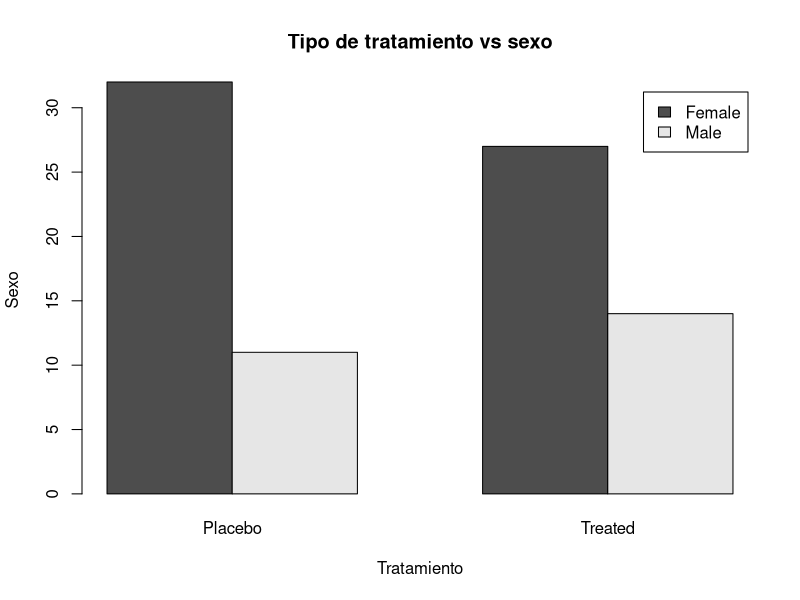
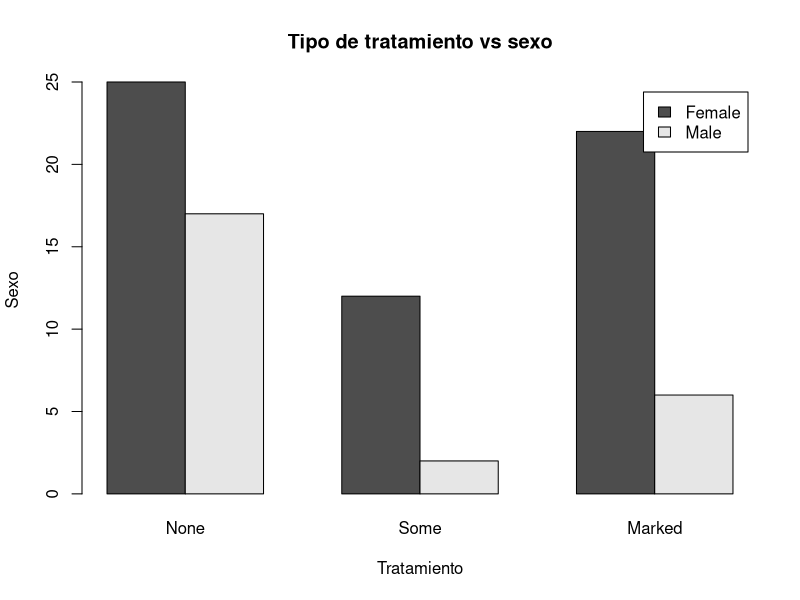
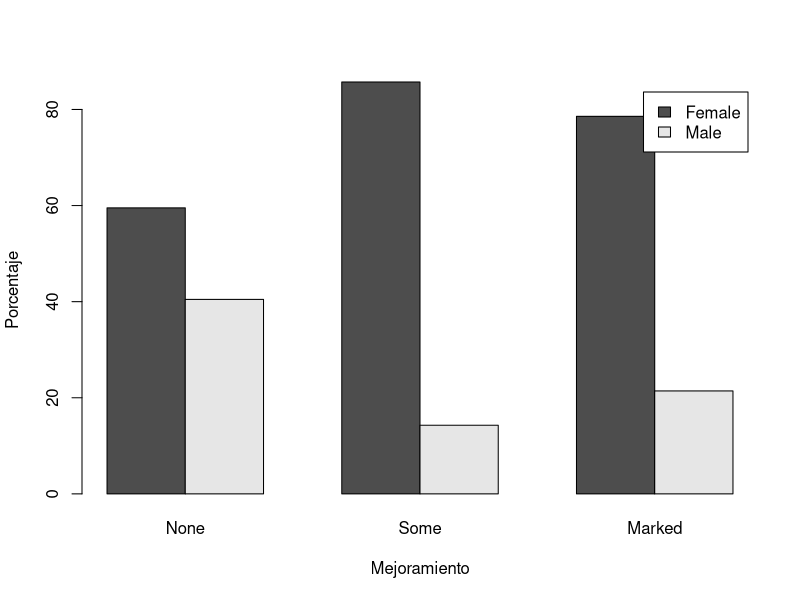
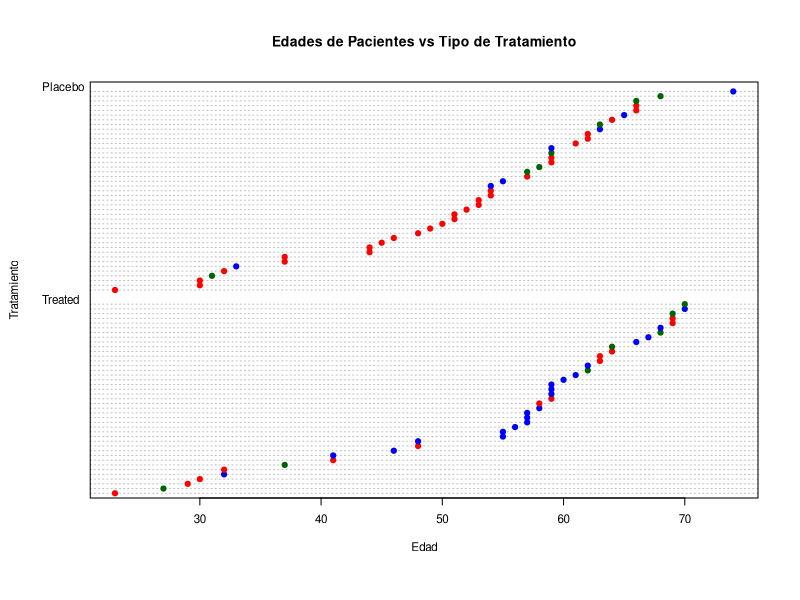

These figures' R source, in order:
library(vcd)
head(Arthritis)
options(digits=2)
#par(mfrow=c(2,2))

# VAMOS A CREAR DIAGRAMAS DE BARRAS

# Utilizando el paquete Arthritis realizar un analisis que permita:
# Comparar Sexo vs Tipo de tratamiento (variables categoricas)
# 
mytable <- xtabs(~ Sex+Treatment, data=Arthritis)
mytable
barplot(mytable, beside = T, main = "Tipo de tratamiento vs sexo",
        legend = T, xlab = "Tratamiento", ylab = "Sexo")

# Comparar el Mejoramiento (Improved) que hay entre hombres y mujeres
tabla.sex.improved <- xtabs(~ Sex+Improved, data=Arthritis)
tabla.sex.improved
barplot(tabla.sex.improved, beside = T, main = "Tipo de tratamiento vs sexo",
        legend = T, xlab = "Tratamiento", ylab = "Sexo")


# VAMOS A GENERAR TABLAS DE CONTINGENCIA UTILIZANDO prop.table(mytable)
# PARA SABER LAS PROPOCIONES QUE EXISTEN CON LA PROPORCION DE LA POBLACION QUE
# A MEJORADO A LOS TRATAMIENTOS

# Probablidad de la poblacion (hombres y mujeres) que han presentado alguna mejora
proporciones <- prop.table(tabla.sex.improved)
proporciones
proporciones.tabla.sex.improved <- prop.table(tabla.sex.improved, 2)
proporciones.tabla.sex.improved
barplot(proporciones.tabla.sex.improved * 100, ylab = "Porcentaje", xlab = "Mejoramiento",
        legend = T,beside = T)

# Saber la distribucion del tratamiento aplicado segun las edades
table.arthritis <- Arthritis[order(Arthritis$Age),]
table.arthritis
table.arthritis$color[table.arthritis$Improved=="None"] <- "red"
table.arthritis$color[table.arthritis$Improved=="Marked"] <- "blue"
table.arthritis$color[table.arthritis$Improved=="Some"] <- "darkgreen"
dotchart(table.arthritis$Age,
         cex=.7,
         pch=19,
         groups =  table.arthritis$Treatment,
         gcolor = "black",
         color = table.arthritis$color,
         ylab="Tratamiento",
         xlab = "Edad",
         main = "Edades de Pacientes vs Tipo de Tratamiento")

mytable <- xtabs(~ Improved+Treatment, data=Arthritis)
mytable


